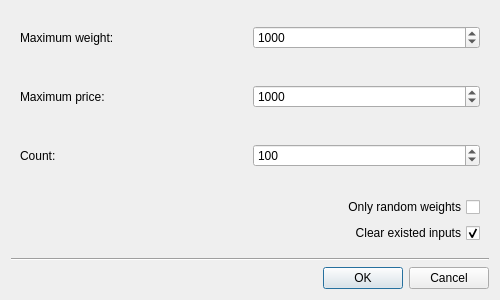
<?xml version="1.0" encoding="UTF-8"?>
<ui version="4.0">
 <class>dgRandom</class>
 <widget class="QDialog" name="dgRandom">
  <property name="geometry">
   <rect>
    <x>0</x>
    <y>0</y>
    <width>500</width>
    <height>300</height>
   </rect>
  </property>
  <property name="minimumSize">
   <size>
    <width>500</width>
    <height>300</height>
   </size>
  </property>
  <property name="maximumSize">
   <size>
    <width>500</width>
    <height>300</height>
   </size>
  </property>
  <property name="windowTitle">
   <string>Random</string>
  </property>
  <layout class="QVBoxLayout" name="verticalLayout">
   <item>
    <widget class="QWidget" name="wg_maxWeight" native="true">
     <property name="enabled">
      <bool>true</bool>
     </property>
     <layout class="QHBoxLayout" name="horizontalLayout">
      <item>
       <widget class="QLabel" name="lb_maximumWeight">
        <property name="enabled">
         <bool>true</bool>
        </property>
        <property name="text">
         <string>Maximum weight:</string>
        </property>
       </widget>
      </item>
      <item>
       <widget class="QSpinBox" name="spb_maximumWeight">
        <property name="enabled">
         <bool>true</bool>
        </property>
        <property name="maximum">
         <number>1000000</number>
        </property>
        <property name="value">
         <number>1000</number>
        </property>
       </widget>
      </item>
     </layout>
    </widget>
   </item>
   <item>
    <widget class="QWidget" name="wg_maxPrice" native="true">
     <property name="enabled">
      <bool>true</bool>
     </property>
     <layout class="QHBoxLayout" name="horizontalLayout_4">
      <item>
       <widget class="QLabel" name="lb_maximumPrice">
        <property name="enabled">
         <bool>true</bool>
        </property>
        <property name="text">
         <string>Maximum price:</string>
        </property>
       </widget>
      </item>
      <item>
       <widget class="QSpinBox" name="spb_maximumPrice">
        <property name="enabled">
         <bool>true</bool>
        </property>
        <property name="maximum">
         <number>1000000</number>
        </property>
        <property name="value">
         <number>1000</number>
        </property>
       </widget>
      </item>
     </layout>
    </widget>
   </item>
   <item>
    <widget class="QWidget" name="wg_count" native="true">
     <property name="enabled">
      <bool>true</bool>
     </property>
     <layout class="QHBoxLayout" name="horizontalLayout_2">
      <item>
       <widget class="QLabel" name="lb_count">
        <property name="enabled">
         <bool>true</bool>
        </property>
        <property name="text">
         <string>Count:</string>
        </property>
       </widget>
      </item>
      <item>
       <widget class="QSpinBox" name="spb_count">
        <property name="enabled">
         <bool>true</bool>
        </property>
        <property name="maximum">
         <number>1000</number>
        </property>
        <property name="value">
         <number>100</number>
        </property>
       </widget>
      </item>
     </layout>
    </widget>
   </item>
   <item>
    <widget class="QWidget" name="wg_createOption" native="true">
     <property name="enabled">
      <bool>true</bool>
     </property>
     <layout class="QVBoxLayout" name="verticalLayout_2">
      <item>
       <widget class="QCheckBox" name="cb_weightOnly">
        <property name="layoutDirection">
         <enum>Qt::RightToLeft</enum>
        </property>
        <property name="text">
         <string>Only random weights</string>
        </property>
       </widget>
      </item>
      <item>
       <widget class="QCheckBox" name="cb_clearExisted">
        <property name="layoutDirection">
         <enum>Qt::RightToLeft</enum>
        </property>
        <property name="text">
         <string>Clear existed inputs</string>
        </property>
        <property name="checked">
         <bool>true</bool>
        </property>
       </widget>
      </item>
     </layout>
    </widget>
   </item>
   <item>
    <widget class="Line" name="line">
     <property name="orientation">
      <enum>Qt::Horizontal</enum>
     </property>
    </widget>
   </item>
   <item>
    <widget class="QDialogButtonBox" name="buttonBox">
     <property name="orientation">
      <enum>Qt::Horizontal</enum>
     </property>
     <property name="standardButtons">
      <set>QDialogButtonBox::Cancel|QDialogButtonBox::Ok</set>
     </property>
    </widget>
   </item>
  </layout>
 </widget>
 <resources/>
 <connections>
  <connection>
   <sender>buttonBox</sender>
   <signal>accepted()</signal>
   <receiver>dgRandom</receiver>
   <slot>accept()</slot>
   <hints>
    <hint type="sourcelabel">
     <x>248</x>
     <y>254</y>
    </hint>
    <hint type="destinationlabel">
     <x>157</x>
     <y>274</y>
    </hint>
   </hints>
  </connection>
  <connection>
   <sender>buttonBox</sender>
   <signal>rejected()</signal>
   <receiver>dgRandom</receiver>
   <slot>reject()</slot>
   <hints>
    <hint type="sourcelabel">
     <x>316</x>
     <y>260</y>
    </hint>
    <hint type="destinationlabel">
     <x>286</x>
     <y>274</y>
    </hint>
   </hints>
  </connection>
 </connections>
</ui>
